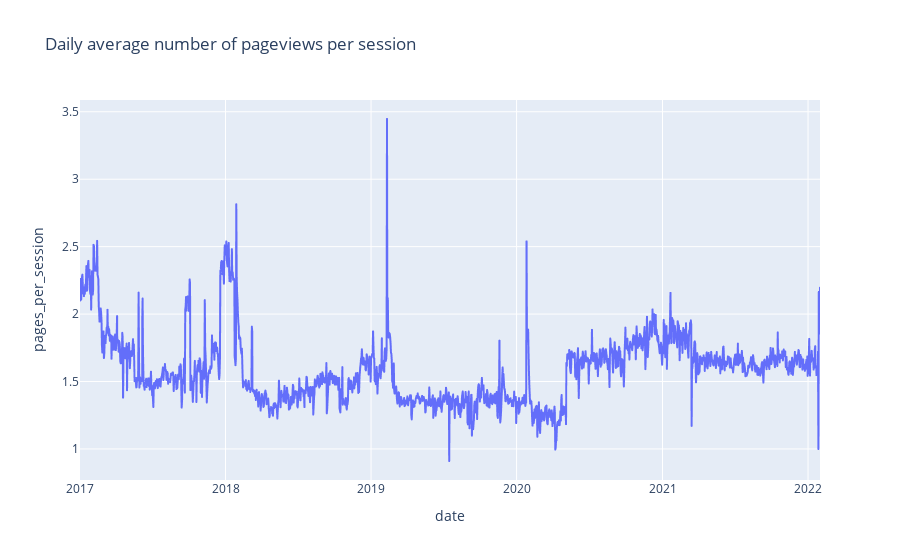

Notebook code for this chart:
### Markdown cell above
**C.** Visualize this new metric using a line chart for each site. (You will have 3 separate graphs)

### Code cell
# combined_site graph
px.line(combined_site, x= 'date', y='pages_per_session', title='Daily average number of pageviews per session')

### Figure 1 — Plotly figure (JSON) as saved in the notebook; plotly's stock layout.template omitted (floating-point values rounded to 4 significant figures; data arrays with more than 128 entries replaced by an {"elided": "..."} marker saying what was removed)
{"data": [{"hovertemplate": "date=%{x}<br>pages_per_session=%{y}<extra></extra>", "legendgroup": "", "line": {"color": "#636efa", "dash": "solid"}, "marker": {"symbol": "circle"}, "mode": "lines", "name": "", "showlegend": false, "type": "scattergl", "x": {"elided": "1857 str values"}, "xaxis": "x", "y": {"elided": "1857 float values"}, "yaxis": "y"}], "layout": {"autosize": true, "legend": {"tracegroupgap": 0}, "title": {"text": "Daily average number of pageviews per session"}, "xaxis": {"anchor": "y", "autorange": true, "domain": [0, 1], "range": ["2017-01-01", "2022-01-31"], "title": {"text": "date"}, "type": "date"}, "yaxis": {"anchor": "x", "autorange": true, "domain": [0, 1], "range": [0.7698, 3.587], "title": {"text": "pages_per_session"}, "type": "linear"}}}
